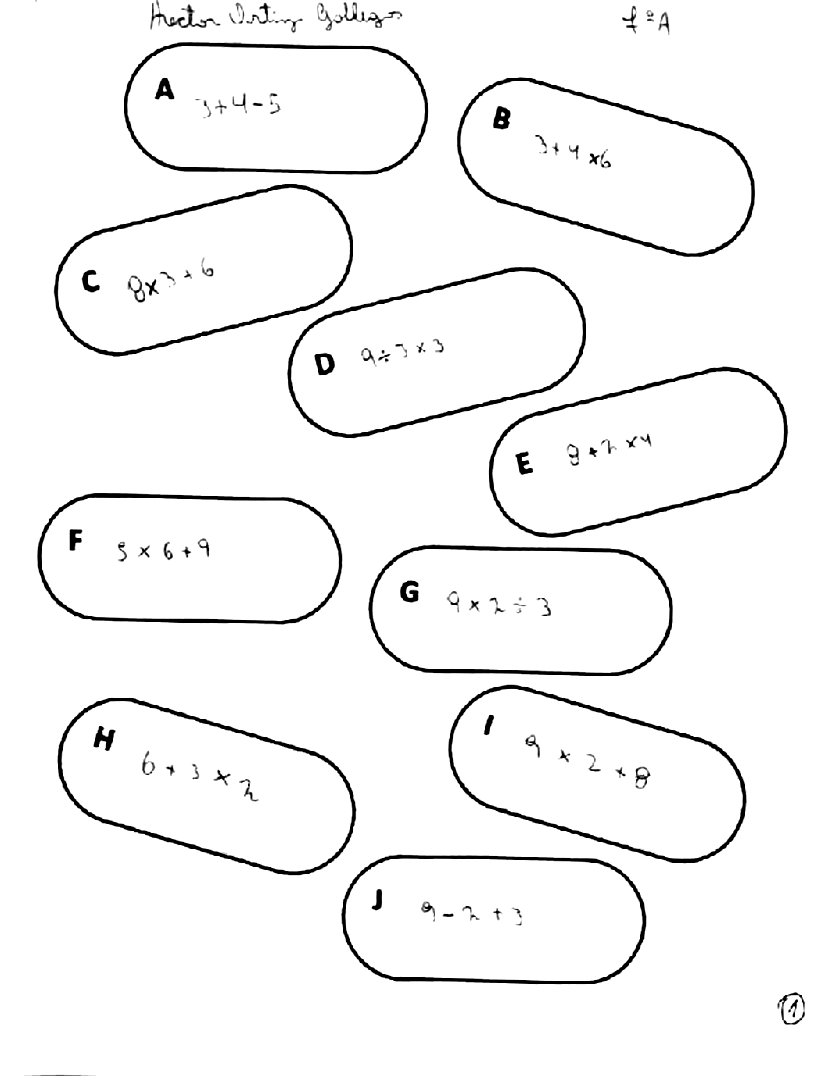
#> input picture ims/24011400.PDF-0.png, 826 x 1076 px; its folder holds only this picture in this run
$ python -i centroids_GUI.py   (imports and definitions only)   (Python 2 division)   (older library calls are emulated)
#> lines starting #> are read from the running program, lines starting #| are printed output that depends on the picture; after the words box and inside, x2 and y2 are one past the last pixel; in counts of white or black regions, pixels touching at a corner belong together
# -*- coding: utf-8 -*-
"""
Created on Wed JAN 14:22:32 2015

@author: o0

try to solve some pics, then show em up one by one after clicks/closes

"""
import os
import numpy as np

from skimage.io import imread as skimread
from skimage.io import imsave as skimsave
from skimage.color import label2rgb
from skimage.morphology import closing, square
from skimage.measure import regionprops, label
from skimage.transform import rotate, resize
from skimage.segmentation import clear_border

from Tkinter import Label, Frame, Canvas, BOTH, NW, Button, RIGHT, BOTTOM, LEFT, RAISED
from PIL import Image, ImageTk, ImageDraw

# [55 lines left out: function autoOvalSolver, not called in this run]

def ovalize(fpath):
    '''
    Takes a image, png ideally, and crops the 10 ovals out.
    Also it makes a good-enough job in image manipulation, so the prmCortes
    given are good enough to directly make the labels and start solving them.
    gives out the segmented areas, the ones that where rotated are a little
    bigger that spected, but who cares that much about it?
    The resulting images are ordered by y axis appearence, so it's necessary to
    reorder them...

    SKP 2014
    '''
#> called with fpath = 'ims/24011400.PDF-0.png'
    colegial=skimread(fpath, as_grey=True )
#> colegial is the input picture: shape (1076, 826) float64; min 0, max 1, mean 0.962
    if np.shape(colegial)[0] > 2400:
        colegial=colegial[:2214,:]
        colegial=resize(colegial, [1076,826], order=2)
        colegial=colegial<.9
        colegial=colegial-1
        colegial=colegial*-255
    cole=(colegial < .9)
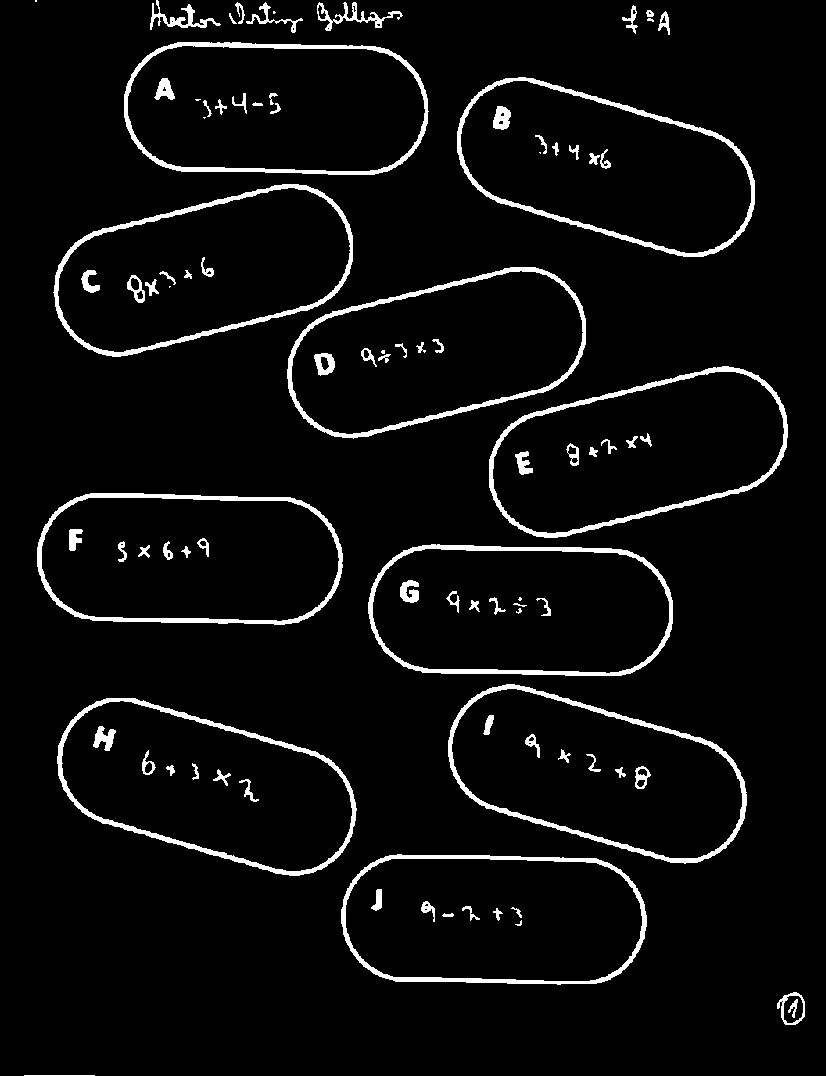
#> cole: shape (1076, 826) bool; 4.8% white; 93 white regions (11 under 20 px), largest, box (x1, y1, x2, y2) and area: (448, 684, 747, 864) 3531, (489, 366, 788, 538) 3529, (57, 698, 357, 876) 3509
    col=closing(cole, square(3))
#> col: shape (1076, 826) bool; 4.9% white; 84 white regions (6 under 20 px), largest, box (x1, y1, x2, y2) and area: (489, 366, 788, 538) 3533, (448, 684, 747, 864) 3532, (57, 698, 357, 876) 3510
    clear_border(col)
    colab = label(col, background=0)
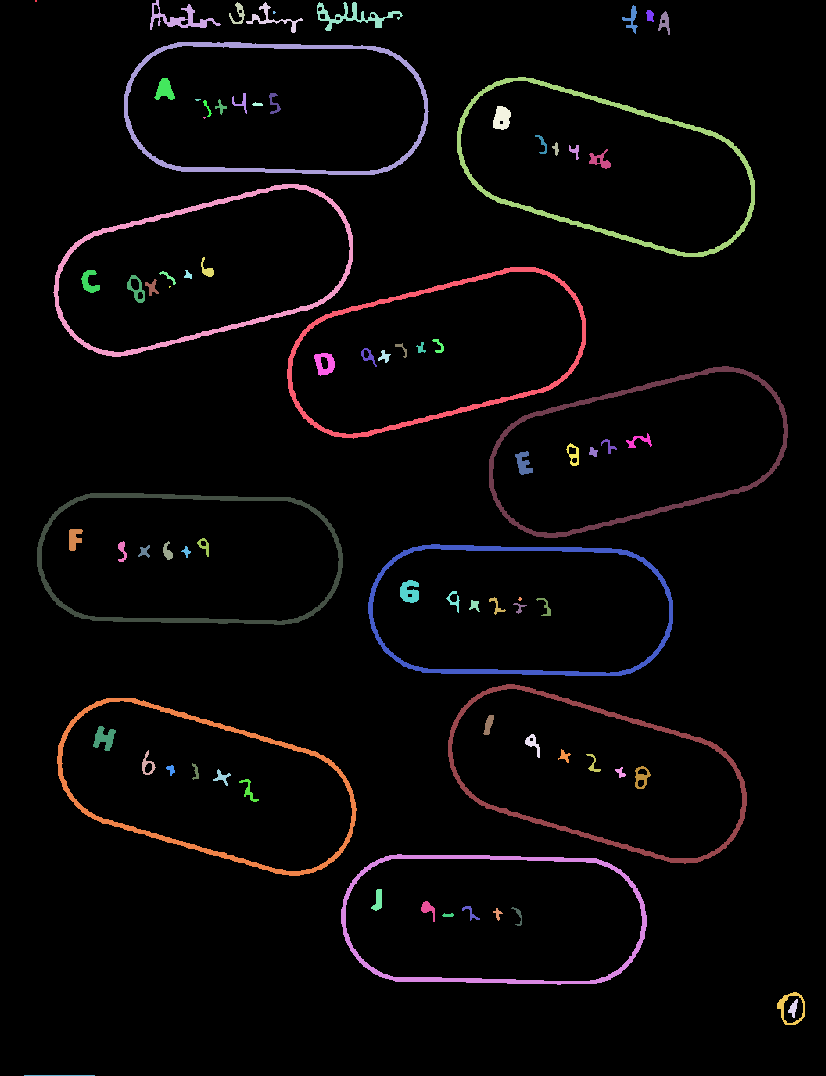
#> colab: shape (1076, 826) int32; 85 distinct labels, from 0 to 84; one colour per label, 0 black
    colab+=1; prmCorte=[]
#> after `colab += 1`:
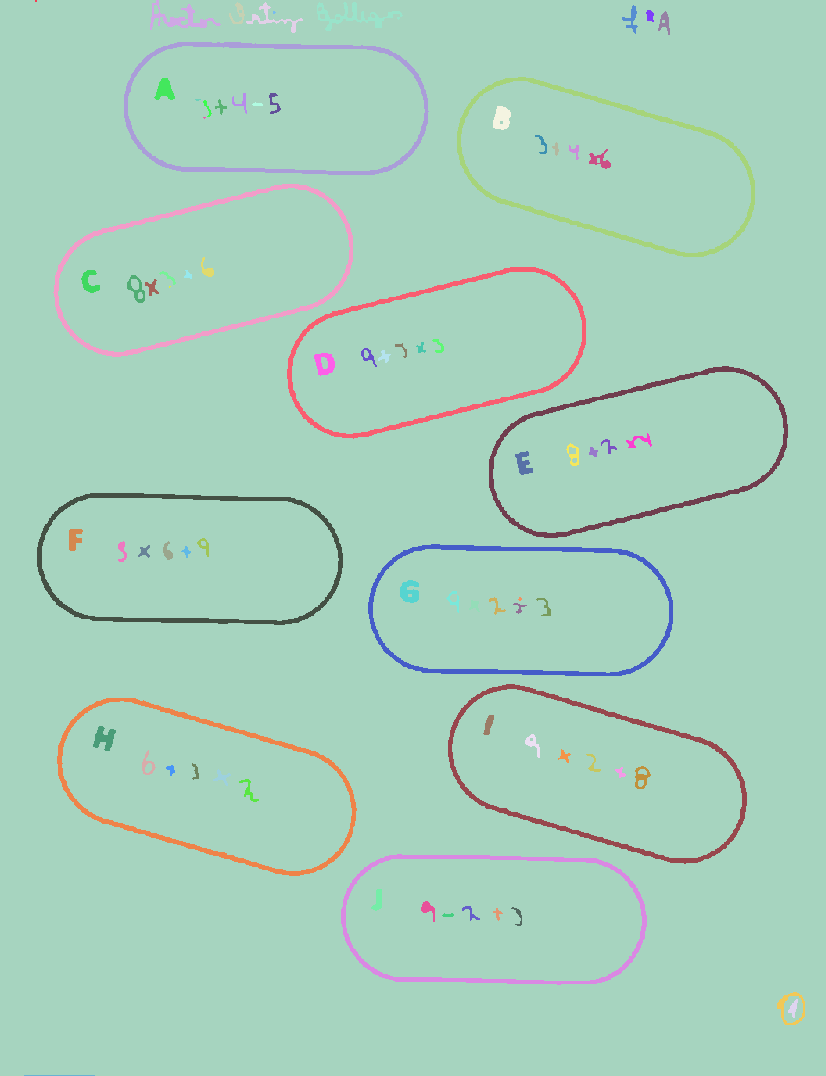
#> colab: shape (1076, 826) int32; 85 distinct labels, from 1 to 85; one colour per label, 0 black
    A=[regionprops(colab)[x].area
       for x in range(len(np.unique(colab))-1)]
#> A = 84 values, max 845256 at index 0, min 3 at index 33, mean 10579.8
    limA=[int(np.mean(x)+(np.std(x)/np.sqrt(len(x)))*4)
       for x in [A]]
#> limA = [50567]
    for reg in regionprops(colab):
        if reg.area < limA:
            continue
        if len(np.unique(reg)) < 1:
            continue
        angle=np.rad2deg(reg.orientation)
        y0,x0,y1,x1=reg.bbox
        rotedLab=rotate((col[y0:y1,x0:x1]*1.0), mode= 'constant',cval=0.0, angle=-angle)
        prmCorte.append(rotedLab)
#> this loop made 85 passes
#> (angle, y0, x0, y1, x1) on pass 1: (-0.586, 0, 0, 1076, 826)
#> pass 1, in ovalize, `rotedLab=rotate((col[y0:y1,x0:x1]*1.0), mode= 'constant',cval=0.0, ang..`:
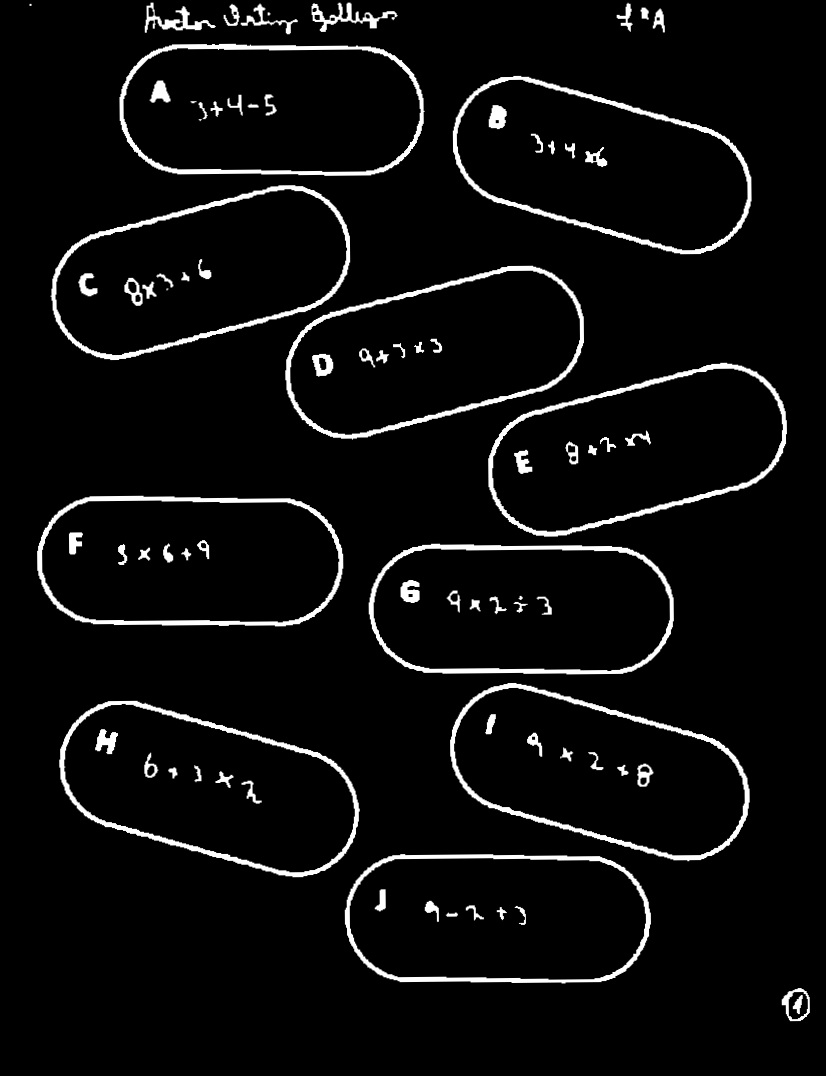
#> rotedLab: shape (1076, 826) float64; min 0, max 1, mean 0.0489
#> after the loop, prmCorte = 1 item
#> (the run stopped early here; a loop or call above may not have finished)

$ run again, on ims/24011400.PDF-3.png
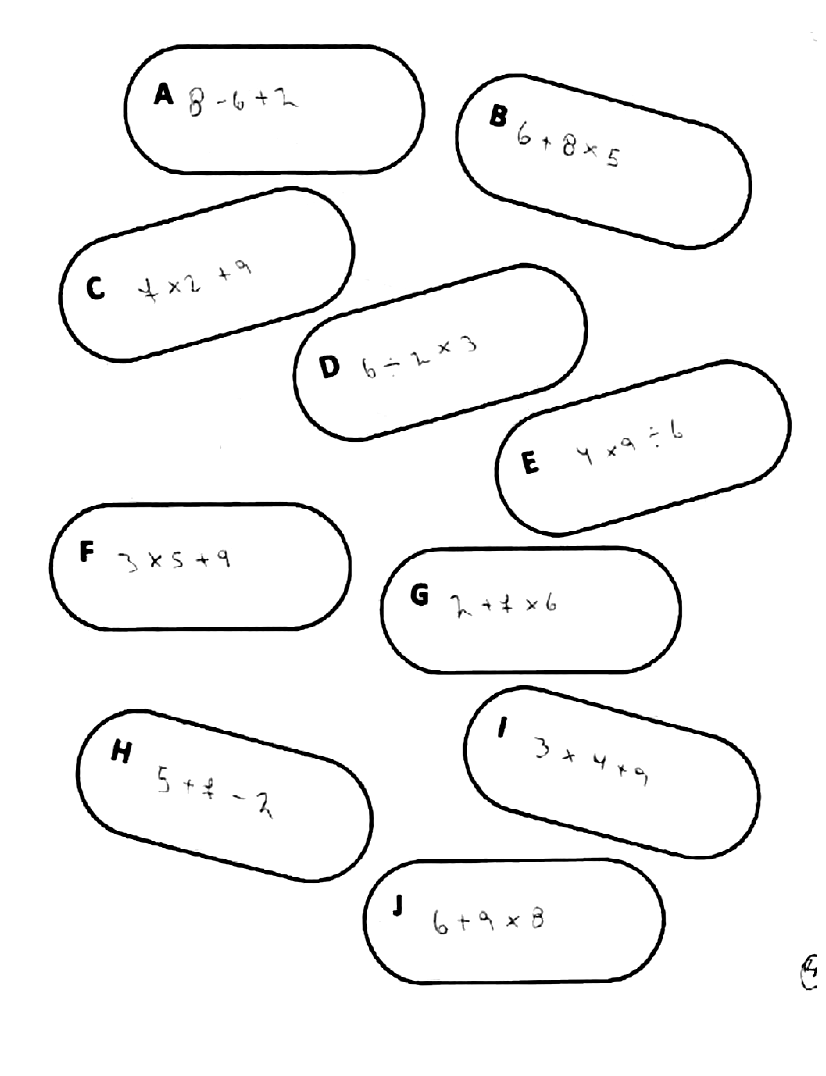
#> input picture ims/24011400.PDF-3.png, 826 x 1076 px
#> in ovalize, colegial is the input picture: shape (1076, 826) float64; min 0, max 1, mean 0.96
#> cole: shape (1076, 826) bool; 5% white; 84 white regions (13 under 20 px), largest, box (x1, y1, x2, y2) and area: (48, 501, 352, 632) 3808, (58, 186, 356, 364) 3767, (292, 262, 588, 442) 3765
#> col: shape (1076, 826) bool; 5% white; 79 white regions (8 under 20 px), largest, box (x1, y1, x2, y2) and area: (48, 501, 352, 632) 3816, (58, 186, 356, 365) 3774, (292, 262, 588, 442) 3774
#> in ovalize, `colab += 1`:
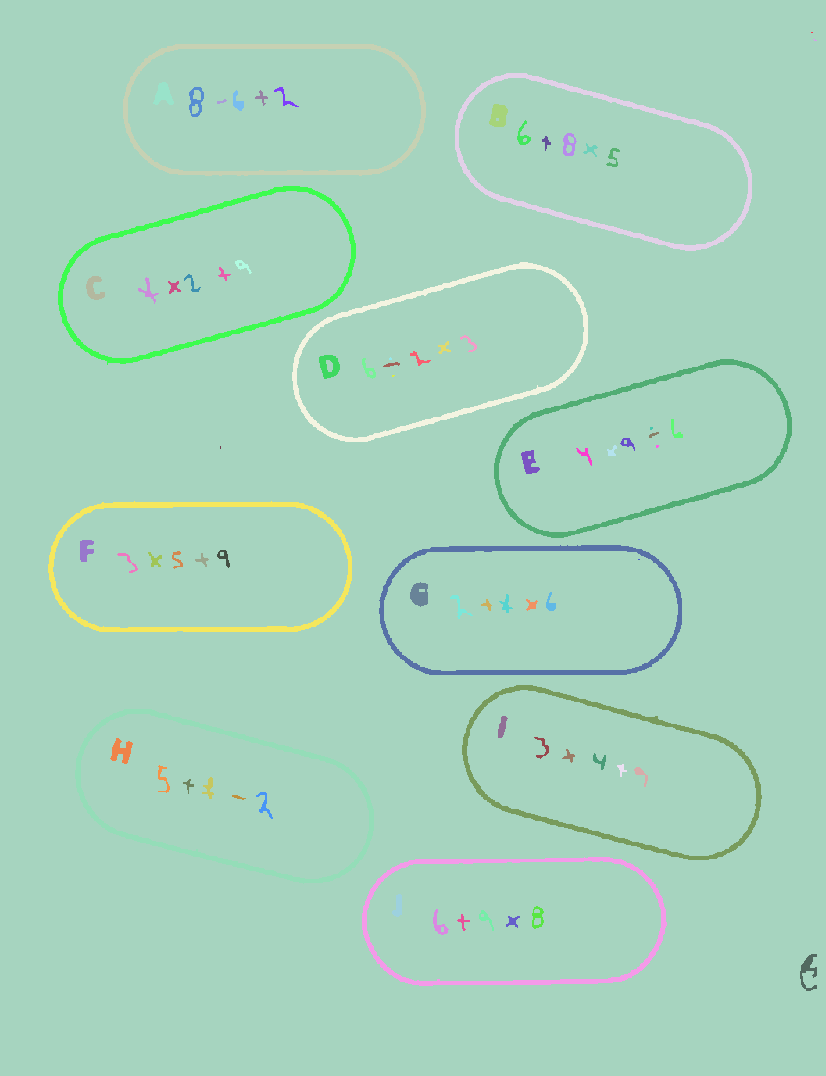
#> colab: shape (1076, 826) int32; 80 distinct labels, from 1 to 80; one colour per label, 0 black
#> A = 79 values, max 844286 at index 0, min 2 at index 1, mean 11246.8
#> limA = [53698]
#> the loop in ovalize, `for reg in regionprops(colab):` made 80 passes
#> (angle, y0, x0, y1, x1) on pass 1: (-0.496, 0, 0, 1076, 826)
#> pass 1, in ovalize, `rotedLab=rotate((col[y0:y1,x0:x1]*1.0), mode= 'constant',cval=0.0, ang..`:
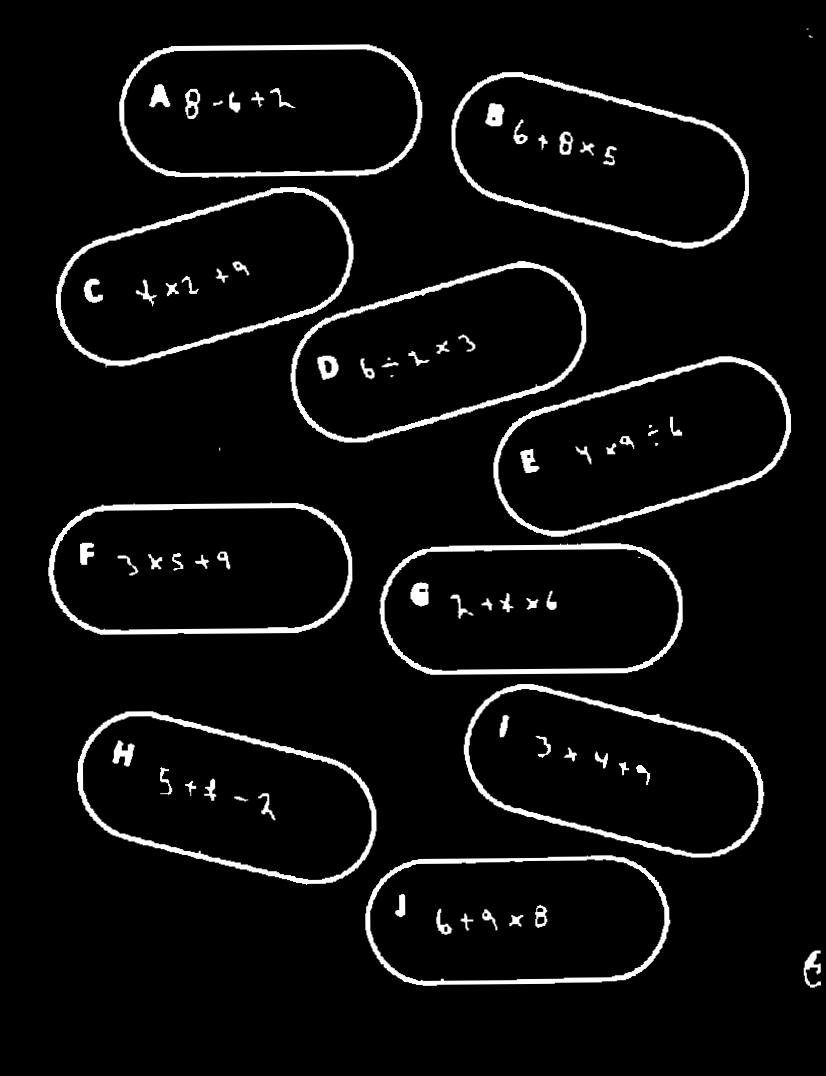
#> rotedLab: shape (1076, 826) float64; min 0, max 1, mean 0.0501
#> after the loop in ovalize, `for reg in regionprops(colab):`: prmCorte = 1 item
